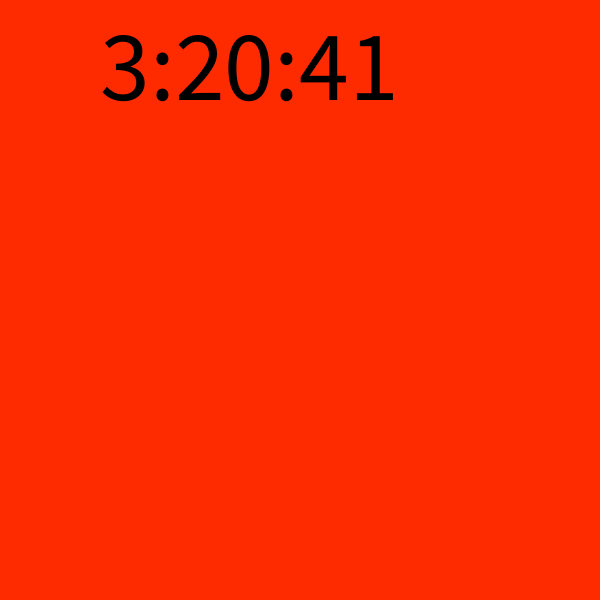
Frame 1 (no input)
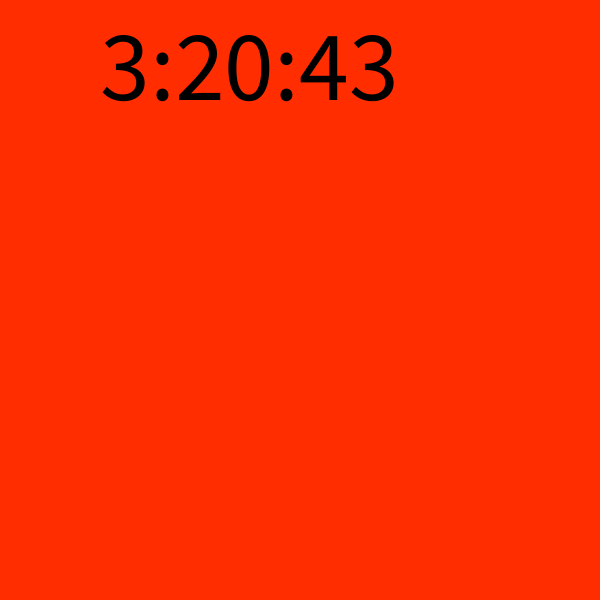
Frame 60 (the mouse pressed at the canvas centre just before this capture)
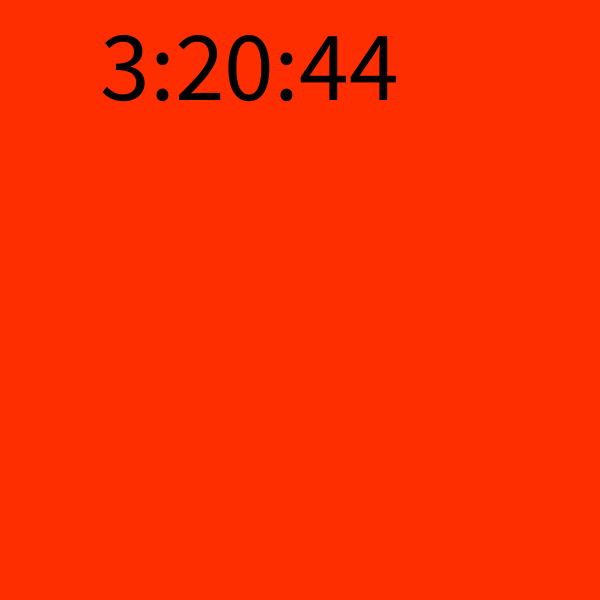
Frame 120 (the mouse held since frame 60 and released just before this capture)

The Processing sketch that drew these frames (run headless with seeded random() and noise(); from frame 60 on, the mouse is pressed at the canvas centre):

// Processing sketch: processing_99285
// ── processing_99285.pde

int s, m, h;

void setup() {
  size(600,600);
  colorMode(HSB, 86400);
  textSize(100);
}

void draw() {
  s = second();
  m = minute();
  h = hour();
  if (s == 0)
    s = 1;
  if (m == 0)
    m = 1;
  if (h == 0)
    h = 1;
  background(color(s*m*h, 86400, 86400));
  //fill(color(86400-(s*m*h), 86400, 86400));
  fill(255);
  text(hour() + ":" + minute() + ":" + second(),100,100);
}
